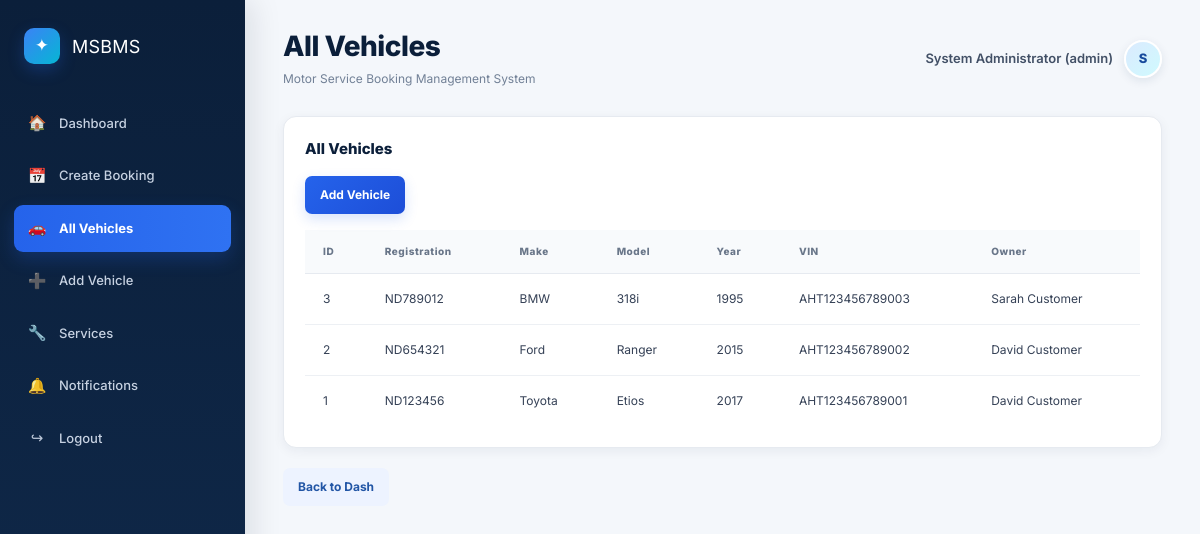
The page /public/vehicles.php (signed in) on the database as committed earlier.
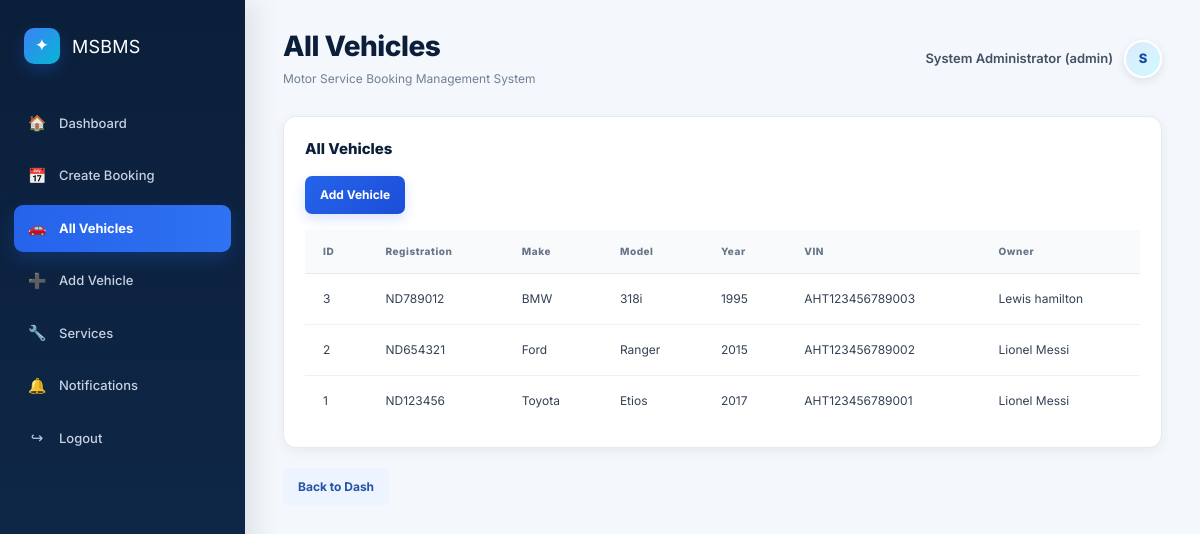
The same page on the database as committed later.
### tables this page shows
CREATE TABLE vehicles (
vehicle_id INT AUTO_INCREMENT PRIMARY KEY,
customer_id INT NOT NULL,
registration_number VARCHAR(50) NOT NULL UNIQUE,
make VARCHAR(100) NOT NULL,
model VARCHAR(100) NOT NULL,
year INT NULL, vin VARCHAR(100) UNIQUE NULL,
created_at DATETIME NOT NULL DEFAULT CURRENT_TIMESTAMP,
FOREIGN KEY(customer_id) REFERENCES users(user_id) ON DELETE CASCADE);

CREATE TABLE users (
user_id INT AUTO_INCREMENT PRIMARY KEY,
full_name VARCHAR(150) NOT NULL,
email VARCHAR(150) NOT NULL UNIQUE,
password VARCHAR(255) NOT NULL,

role ENUM('customer','mechanic','admin') NOT NULL, phone VARCHAR(30), address VARCHAR(255), created_at DATETIME NOT NULL DEFAULT CURRENT_TIMESTAMP);

### app/Core/Session.php (called while the page is built, shortened)
<?php
class Session
{
    public static function role(): ?string
    {
        return $_SESSION['role'] ?? null;
    }
}

### app/bootstrap.php (called while the page is built, shortened)
<?php
spl_autoload_register(function (string $class): void {
    $directories = [
        __DIR__ . '/Core/',
        __DIR__ . '/Models/',
        __DIR__ . '/Repositories/',
        __DIR__ . '/Services/',
        __DIR__ . '/Controllers/',
    ];
    foreach ($directories as $directory) {
        $file = $directory . $class . '.php';
        if (file_exists($file)) {
            return;
        }
    }
});

### public/_init.php (called while the page is built, shortened)
<?php
require_once __DIR__ . '/../app/bootstrap.php';
$userRepo         = new UserRepository($db);
$vehicleRepo      = new VehicleRepository($db);
$vehicleService = new VehicleService($vehicleRepo, $userRepo);
$vehicleController      = new VehicleController($vehicleService, $vehicleRepo, $userRepo);
function e(mixed $value): string
{
    return htmlspecialchars((string)$value, ENT_QUOTES, 'UTF-8');
}

### app/Repositories/VehicleRepository.php (called while the page is built, shortened)
<?php
class VehicleRepository
{
    public function all(): array { return $this->db->query('SELECT v.*,u.full_name owner_name,u.phone owner_phone FROM vehicles v JOIN users u ON v.customer_id=u.user_id ORDER BY v.vehicle_id DESC')->fetchAll(); }
}

### app/Controllers/VehicleController.php (called while the page is built, shortened)
<?php
class VehicleController
{
    public function list(): array
    {
        if (Session::role() === 'admin') {
            return $this->vehicles->all();
        }
        return $this->vehicles->byCustomer(Session::userId());
    }
}

### public/vehicles.php (the view, shortened to what the changed rows need)
<?php
require_once __DIR__ . '/_init.php';
$vehicles = $vehicleController->list();
$role     = strtolower((string) Session::role());
$isAdmin  = $role === 'admin';
?>
<!doctype html>
<html lang="en">
<head>
    <link rel="stylesheet" href="assets/styled.css">
</head>
<body>
<div class="app">
    <main class="main">
        <div class="topbar">
            <div class="title">
                <h1><?= $isAdmin ? 'All Vehicles' : 'My Vehicles' ?></h1>
            </div>
        </div>
        <div class="card section">
            <h2><?= $isAdmin ? 'All Vehicles' : 'My Vehicles' ?></h2>
            <div class="table-card">
                <table class="table">
                    <tr>
                        <th>ID</th>
                        <th>Registration</th>
                        <th>Make</th>
                        <th>Model</th>
                        <th>Year</th>
                        <th>VIN</th>
                        <?php if ($isAdmin): ?>
                            <th>Owner</th>
                        <?php endif; ?>
                    </tr>
                    <?php foreach ($vehicles as $v): ?>
                        <tr>
                            <td><?= e($v['vehicle_id']) ?></td>
                            <td><?= e($v['registration_number']) ?></td>
                            <td><?= e($v['make']) ?></td>
                            <td><?= e($v['model']) ?></td>
                            <td><?= e($v['year']) ?></td>
                            <td><?= e($v['vin']) ?></td>
                            <?php if ($isAdmin): ?>
                                <td><?= e($v['owner_name']) ?></td>
                            <?php endif; ?>
                        </tr>
                    <?php endforeach; ?>
                </table>
            </div>
        </div>
    </main>
</div>
</body>
</html>

Rows that differ between the two databases and show on the page:
changed through a linked row, vehicles "ND789012": customer.full_name "Sarah Customer" → "Lewis hamilton"
changed through a linked row, vehicles "ND654321": customer.full_name "David Customer" → "Lionel Messi"
changed through a linked row, vehicles "ND123456": customer.full_name "David Customer" → "Lionel Messi"
